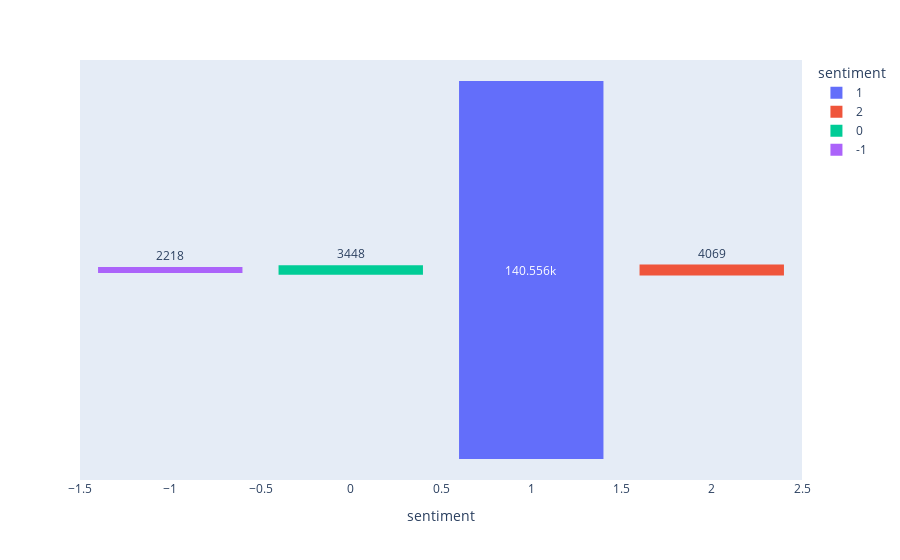

Notebook code for this chart:
### Code cell
fig = px.funnel(temp, x='sentiment', y='message', color='sentiment')
fig.show()

### Figure 1 — Plotly figure (JSON) as saved in the notebook; plotly's stock layout.template omitted (floating-point values rounded to 4 significant figures)
{"data": [{"hovertemplate": "sentiment=%{x}<br>message=%{y}<extra></extra>", "legendgroup": "1", "marker": {"color": "#636efa"}, "name": "1", "orientation": "v", "showlegend": true, "type": "funnel", "x": [1], "xaxis": "x", "y": [140556], "yaxis": "y"}, {"hovertemplate": "sentiment=%{x}<br>message=%{y}<extra></extra>", "legendgroup": "2", "marker": {"color": "#EF553B"}, "name": "2", "orientation": "v", "showlegend": true, "type": "funnel", "x": [2], "xaxis": "x", "y": [4069], "yaxis": "y"}, {"hovertemplate": "sentiment=%{x}<br>message=%{y}<extra></extra>", "legendgroup": "0", "marker": {"color": "#00cc96"}, "name": "0", "orientation": "v", "showlegend": true, "type": "funnel", "x": [0], "xaxis": "x", "y": [3448], "yaxis": "y"}, {"hovertemplate": "sentiment=%{x}<br>message=%{y}<extra></extra>", "legendgroup": "-1", "marker": {"color": "#ab63fa"}, "name": "-1", "orientation": "v", "showlegend": true, "type": "funnel", "x": [-1], "xaxis": "x", "y": [2218], "yaxis": "y"}], "layout": {"legend": {"title": {"text": "sentiment"}, "tracegroupgap": 0}, "margin": {"t": 60}, "xaxis": {"anchor": "y", "categoryarray": [1, 2, 0, -1], "categoryorder": "array", "domain": [0, 1], "title": {"text": "sentiment"}}, "yaxis": {"anchor": "x", "domain": [0, 1], "title": {"text": "message"}}}}
